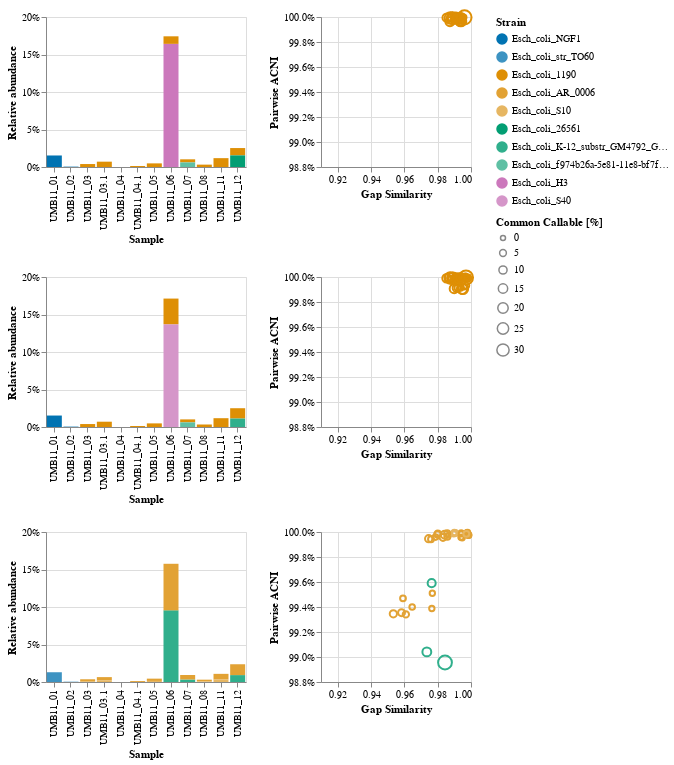

The code cell stored with this chart in its notebook:
### Code cell
straingst_charts = [orig_chart, db70_chart, db50_chart]
straingr_charts = [c1, c2, c3]

final_chart = None
for col1, col2 in zip(straingst_charts, straingr_charts):
    row = (col1 | col2).resolve_scale(color='shared')
    if final_chart is None:
        final_chart = row
    else:
        final_chart &= row
        
final_chart
